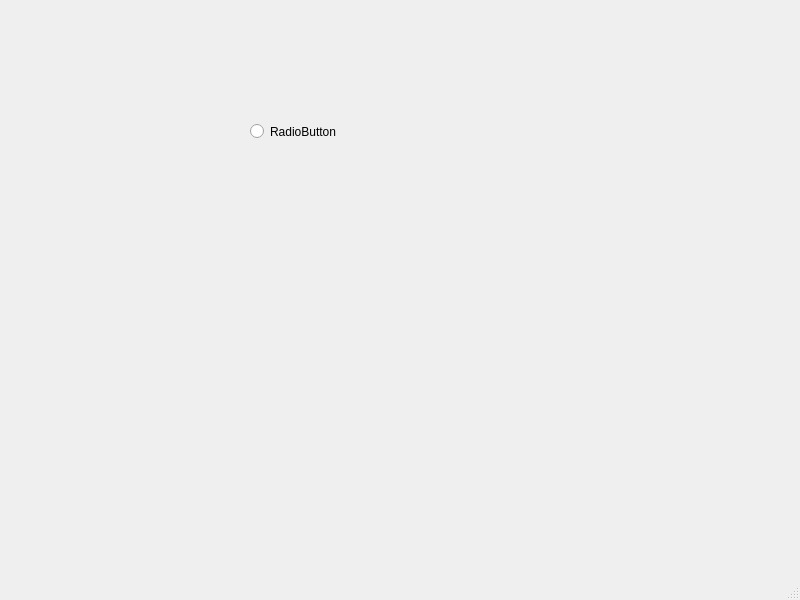
<?xml version="1.0" encoding="UTF-8"?>
<ui version="4.0">
 <class>MainWindow</class>
 <widget class="QMainWindow" name="MainWindow">
  <property name="geometry">
   <rect>
    <x>0</x>
    <y>0</y>
    <width>800</width>
    <height>600</height>
   </rect>
  </property>
  <property name="windowTitle">
   <string>MainWindow</string>
  </property>
  <widget class="QWidget" name="centralwidget">
   <widget class="QRadioButton" name="radioButton">
    <property name="geometry">
     <rect>
      <x>250</x>
      <y>120</y>
      <width>112</width>
      <height>23</height>
     </rect>
    </property>
    <property name="text">
     <string>RadioButton</string>
    </property>
   </widget>
  </widget>
  <widget class="QMenuBar" name="menubar">
   <property name="geometry">
    <rect>
     <x>0</x>
     <y>0</y>
     <width>800</width>
     <height>22</height>
    </rect>
   </property>
  </widget>
  <widget class="QStatusBar" name="statusbar"/>
 </widget>
 <resources/>
 <connections/>
</ui>
